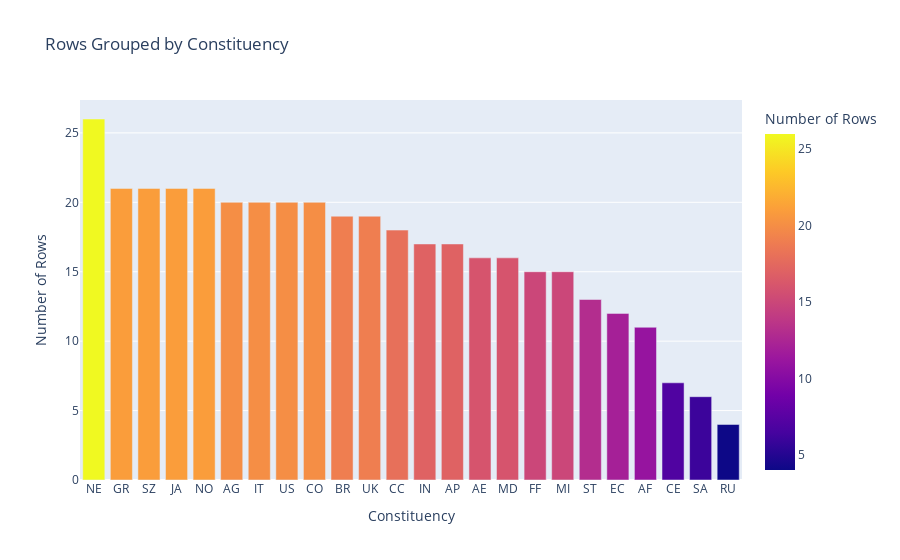

Notebook source saved alongside this figure:
### Code cell
# Load your dataset (replace 'your_file.csv' with the actual file path)
df = data.copy()
df=df[df['Constituency']!='OBS']

# Group by 'Constituency' and count the number of rows
grouped_df = df['Constituency'].value_counts().reset_index()
grouped_df.columns = ['Constituency', 'Count']

# Create a bar chart
fig = px.bar(grouped_df, x='Constituency', y='Count', title='Rows Grouped by Constituency', 
             labels={'Constituency': 'Constituency', 'Count': 'Number of Rows'},
             color='Count')

# Show the plot
fig.show()

### Figure 1 — Plotly figure (JSON) as saved in the notebook; plotly's stock layout.template omitted (floating-point values rounded to 4 significant figures)
{"data": [{"hovertemplate": "Constituency=%{x}<br>Number of Rows=%{marker.color}<extra></extra>", "legendgroup": "", "marker": {"color": [26, 21, 21, 21, 21, 20, 20, 20, 20, 19, 19, 18, 17, 17, 16, 16, 15, 15, 13, 12, 11, 7, 6, 4], "coloraxis": "coloraxis", "pattern": {"shape": ""}}, "name": "", "orientation": "v", "showlegend": false, "textposition": "auto", "type": "bar", "x": ["NE", "GR", "SZ", "JA", "NO", "AG", "IT", "US", "CO", "BR", "UK", "CC", "IN", "AP", "AE", "MD", "FF", "MI", "ST", "EC", "AF", "CE", "SA", "RU"], "xaxis": "x", "y": [26, 21, 21, 21, 21, 20, 20, 20, 20, 19, 19, 18, 17, 17, 16, 16, 15, 15, 13, 12, 11, 7, 6, 4], "yaxis": "y"}], "layout": {"barmode": "relative", "coloraxis": {"colorbar": {"title": {"text": "Number of Rows"}}, "colorscale": [[0, "#0d0887"], [0.1111, "#46039f"], [0.2222, "#7201a8"], [0.3333, "#9c179e"], [0.4444, "#bd3786"], [0.5556, "#d8576b"], [0.6667, "#ed7953"], [0.7778, "#fb9f3a"], [0.8889, "#fdca26"], [1, "#f0f921"]]}, "legend": {"tracegroupgap": 0}, "title": {"text": "Rows Grouped by Constituency"}, "xaxis": {"anchor": "y", "domain": [0, 1], "title": {"text": "Constituency"}}, "yaxis": {"anchor": "x", "domain": [0, 1], "title": {"text": "Number of Rows"}}}}
